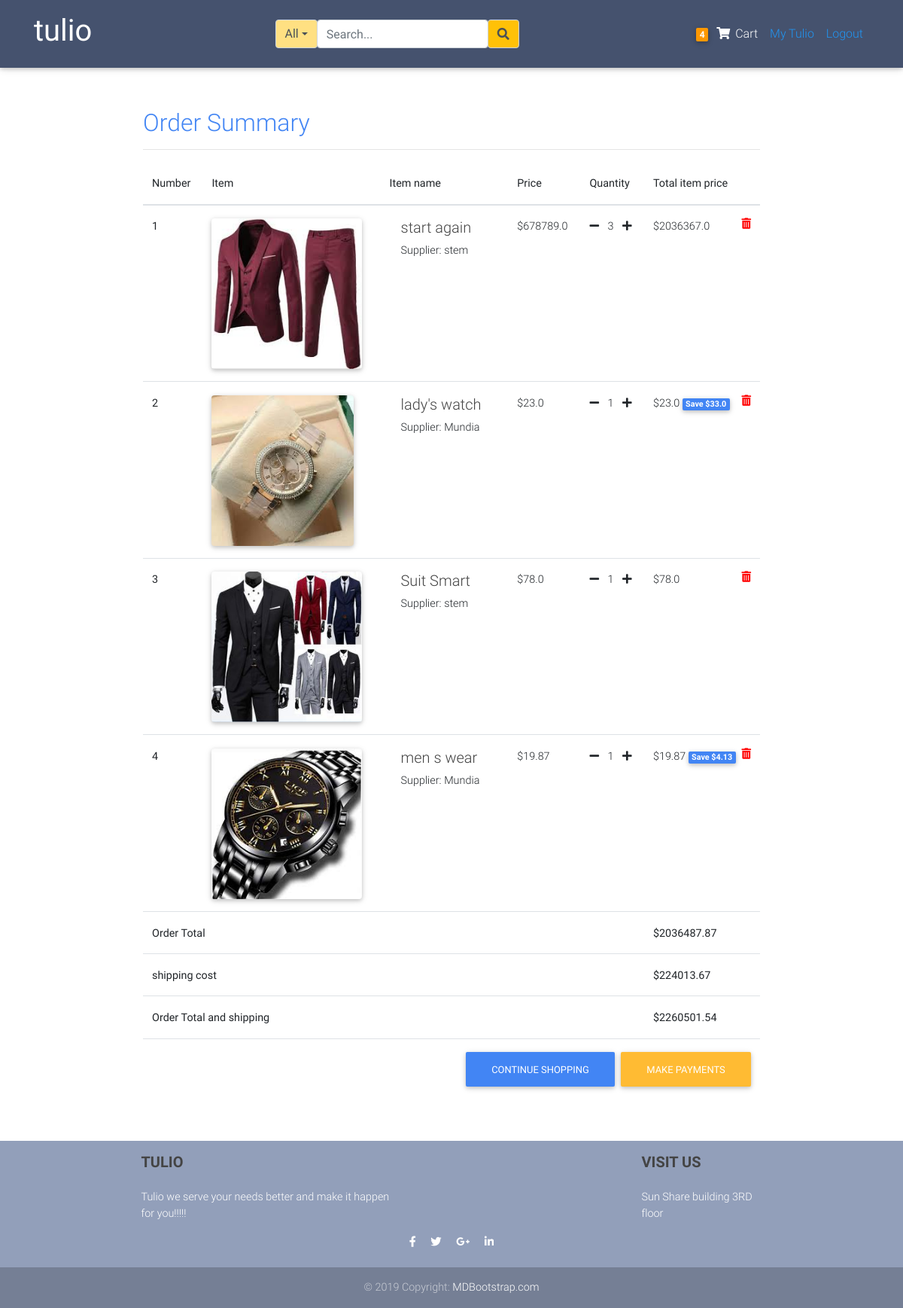
The app's page /order_summary/ (signed in) with its own data.
### blogs/models.py (models this page shows, shortened)
class Order(models.Model):
	user           = models.ForeignKey(settings.AUTH_USER_MODEL,
	                        on_delete=models.CASCADE)
	items          = models.ManyToManyField(OrderItem)
	start_date     = models.DateTimeField(auto_now_add=True)
	ordered_date   = models.DateTimeField()
	ordered        = models.BooleanField(default=False)
	biling_address = models.ForeignKey("BillingAddress",
		          on_delete=models.SET_NULL, blank=True, null=True)
	payment        = models.ForeignKey("Payment",
		          on_delete=models.SET_NULL, blank=True, null=True)
	def get_total(self):
		total = 0
		for order_item in self.items.all():
			total +=order_item.get_final_price()
		return round(total,2)
	def get_shipping(self):
		shipping=0
		if self.get_total() <=10:
			shipping=self.get_total()*0.05
		elif self.get_total() >10 and self.get_total()<=20:
			shipping=self.get_total()*0.06
		elif self.get_total() >20 and self.get_total()<=100:
			shipping=self.get_total()*0.08
		else:
			shipping=self.get_total()*0.11
		return round(shipping,2)
	def get_total_and_shipping(self):
		return round((self.get_total() + self.get_shipping()),2)

class  OrderItem(models.Model):
	user     = models.ForeignKey(settings.AUTH_USER_MODEL,
	                        on_delete=models.CASCADE)
	ordered  = models.BooleanField(default=False)
	item     = models.ForeignKey(Item, on_delete=models.CASCADE)
	quantity = models.IntegerField(default=1)
	date     = models.DateTimeField(auto_now_add=True)
	def get_item_total_price(self):
		return self.quantity * self.item.price
	def get_item_total_discount_price(self):
		return round((self.quantity * self.item.discount_price), 2)
	def get_amount_saved(self):
		return round((self.get_item_total_price() - self.get_item_total_discount_price()),2)
	def get_final_price(self):
		if self.item.discount_price:
			return self.get_item_total_discount_price()
		return self.get_item_total_price()

class Item(models.Model):
	title           = models.CharField(max_length=100)
	price           = models.FloatField()
	discount_price  = models.FloatField(blank=True, null=True)
	category        = models.CharField(choices=CATEGORY_CHOICES, max_length=2)
	label           = models.CharField(choices=LABEL_CHOICES, max_length=2)
	image           = models.ImageField(upload_to='product_pictures')
	slug            = models.SlugField()
	description     = models.TextField()
	owner           = models.ForeignKey(User, on_delete=models.CASCADE)
	date            = models.DateTimeField(auto_now_add=True)
	objects         = ProductManager()

### blogs/views.py (the view)
# urls.py: path('order_summary/', OrderSummaryView.as_view(), name = "order_summary" ),
class OrderSummaryView(LoginRequiredMixin,View):
	def get(self, *args, **kwargs):
		try:
			order = Order.objects.get(user=self.request.user, ordered=False)
			context = {
			'object': order
			}
			return render(self.request, "blogs/order_summary.html", context)
		except ObjectDoesNotExist:
			messages.info(self.request, "You have no items in your cart you can add items here")
			return redirect("/")

### blogs/templatetags/cart_item_count.py (called while the page is built)
@register.filter
def cart_count(user):
	if user.is_authenticated:
		query_set = Order.objects.filter(user=user, ordered=False)
		if query_set.exists():
			return query_set[0].items.count()
	return 0

### blogs/templates/blogs/order_summary.html (shortened to what this page needs)
{%extends 'blogs/layout.html'%}
{%block content%}
<main>
    <div class="col-md-12 container order_summary_tag content-section pt-2">
      <div class="table-responsive text-nowrap">
  <h2 class="text-primary">Order Summary</h2>
  <table class="table">
    <thead>
      <tr>
        <th scope="col">Number</th>
        <th scope="col">Item</th>
        <th scope="col">Item name</th>
        <th scope="col">Price</th>
        <th scope="col">Quantity</th>
        <th scope="col">Total item price</th>
      </tr>
    </thead>
    <tbody>
      {%for order_item in object.items.all %}
      <tr>
        <th scope="row">{{forloop.counter}}</th>
        <td>
        <img class="img_style card" src="{{order_item.item.image.url}}">
        </td>
        <td>
          <div class="col">
              <h5 class="bold">{{order_item.item.title}}</h5>
              <h7 class="bold">Supplier: {{order_item.item.owner}}</h7>
          </div>
        </td>
        {% if order_item.item.discount_price%}
        <td>${{order_item.item.discount_price}}</td>
        {%else%}
        <td>${{order_item.item.price}}</td>
        {%endif%}
        <td>
          <a href="{% url 'blogs:remove_single_item_from_cart' order_item.item.slug %}" >
            <i class="fas fa-minus mr-2"></i></a>
          {{order_item.quantity}}
          <a href="{% url 'blogs:add_to_cart' order_item.item.slug %}"><i class="fas fa-plus ml-2"></i></a>
        </td>
        <td>
          {% if order_item.item.discount_price%}
          ${{order_item.get_item_total_discount_price}}
          <span class="badge badge-primary">Save ${{order_item.get_amount_saved}}</span>
          {%else%}
          ${{order_item.get_item_total_price}}
          {%endif%}
            <a style="color:red;" href="{% url 'blogs:remove_from_cart' order_item.item.slug %}" ><i class="fas fa-trash-alt float-right"></i>
            </a>
        </td>
      </tr>
      {%endfor%}
      {%if object.get_total%}
      <tr>
        <td colspan="5"><b>Order Total</b></td>
       <td><b>${{object.get_total}}</b></td>
      </tr>
      {%endif%}
      {%if object.get_shipping%}
       <tr>
        <td colspan="5"><b>shipping cost</b></td>
       <td><b>${{object.get_shipping}}</b></td>
      </tr>
      {%endif%}
      {%if object.get_total_and_shipping%}
       <tr>
        <td colspan="5"><b>Order Total  and shipping</b></td>
       <td><b>${{object.get_total_and_shipping}}</b></td>
      </tr>
      <tr>
        <td colspan="6">
          <a class="btn btn-warning float-right ml-2" href="{% url 'blogs:checkout'%}">Make Payments</a>
          <a class="btn btn-primary float-right" href="/">continue shopping</a>
        </td>
      </tr>
      {%endif%}
      <hr>
    </tbody>
  </table>
</div>
    </div>
</main>
{%endblock content%}

### blogs/templates/blogs/nav.html
{%load cart_item_count%}
<nav class="navbar fixed-top navbar-expand-lg navbar-dark mdb-color scrolling-navbar">
    <div class="container">
      <a class="navbar-brand waves-effect" href="{%url 'blogs:home' %}" target="_blank">
          <h1>
             <strong class="white-text">tulio</strong>
          </h1>
      </a>
  {%include 'blogs/search_bar.html'%}
        <ul class="navbar-nav nav-flex-icons">
          <li>
            <div class="navbar-nav">
                  <li class="nav-item">
                      <a href="{%url 'blogs:order_summary'%}" class="nav-link waves-effect">
                        <span class="badge orange z-depth-1 mr-1"> {{request.user|cart_count}}</span>
                          <i class="fas fa-shopping-cart"></i>
                        <span class="clearfix d-none d-sm-inline-block"> Cart </span>
                      </a>
                  </li>
                {%if request.user.is_authenticated%}
                    <a class="nav-item nav-link blue-text" href="{%url 'blogs:dashboard'%}">My Tulio</a>
                    <a class="nav-item nav-link blue-text" href="{%url 'account_logout' %}">Logout</a>
                {%else%}
                    <a class="nav-item nav-link blue-text" href="{%url 'account_login' %}">Login</a>
                    <a class="nav-item nav-link blue-text" href="{%url 'account_signup'%}">Register</a>
                {%endif%}
            </div>
          </li>
        </ul>
      </div>
  </nav>

### blogs/static/blogs/main.css (style rules this page uses)
* { margin: 0; padding:0; }
body { background: #ffffff; color: #333333; margin-top: 5rem; }
ul,li { list-style: none }
h1, h2, h3, h4, h5, h6 { color: #444444; }
.site-header .navbar-nav .nav-link { color: #cbd5db; }
.content-section { background:#ffffff; padding: 20px 40px; margin-bottom: 20px; margin-right: 40px; margin-top:40px }
.order_summary_tag { width: 900px; margin-right: auto; margin-left: auto; }

### blogs/templates/blogs/layout.html (style rules this page uses)
html, body, header, .carousel { height: 60vh; }

### blogs/templates/blogs/order_summary.html (style rules this page uses)
.img_style { height: 200px; width: auto; position: center; object-fit: cover; }

### records on screen
OrderItem: item.image (picture), item "start again", item.owner "stem", item.price "678789.0", quantity "3", get_item_total_price "2036367.0"
OrderItem: item.image (picture), item "lady's watch", item.owner "Mundia", item.discount_price "23.0", quantity "1", get_item_total_discount_price "23.0", get_amount_saved "33.0"
OrderItem: item.image (picture), item "Suit Smart", item.owner "stem", item.price "78.0", quantity "1", get_item_total_price "78.0"
OrderItem: item.image (picture), item "men s wear", item.owner "Mundia", item.discount_price "19.87", quantity "1", get_item_total_discount_price "19.87", get_amount_saved "4.13"
Order: get_total "2036487.87", get_shipping "224013.67", get_total_and_shipping "2260501.54"

### other values on screen
{{ request.user|cart_count }} "4"
